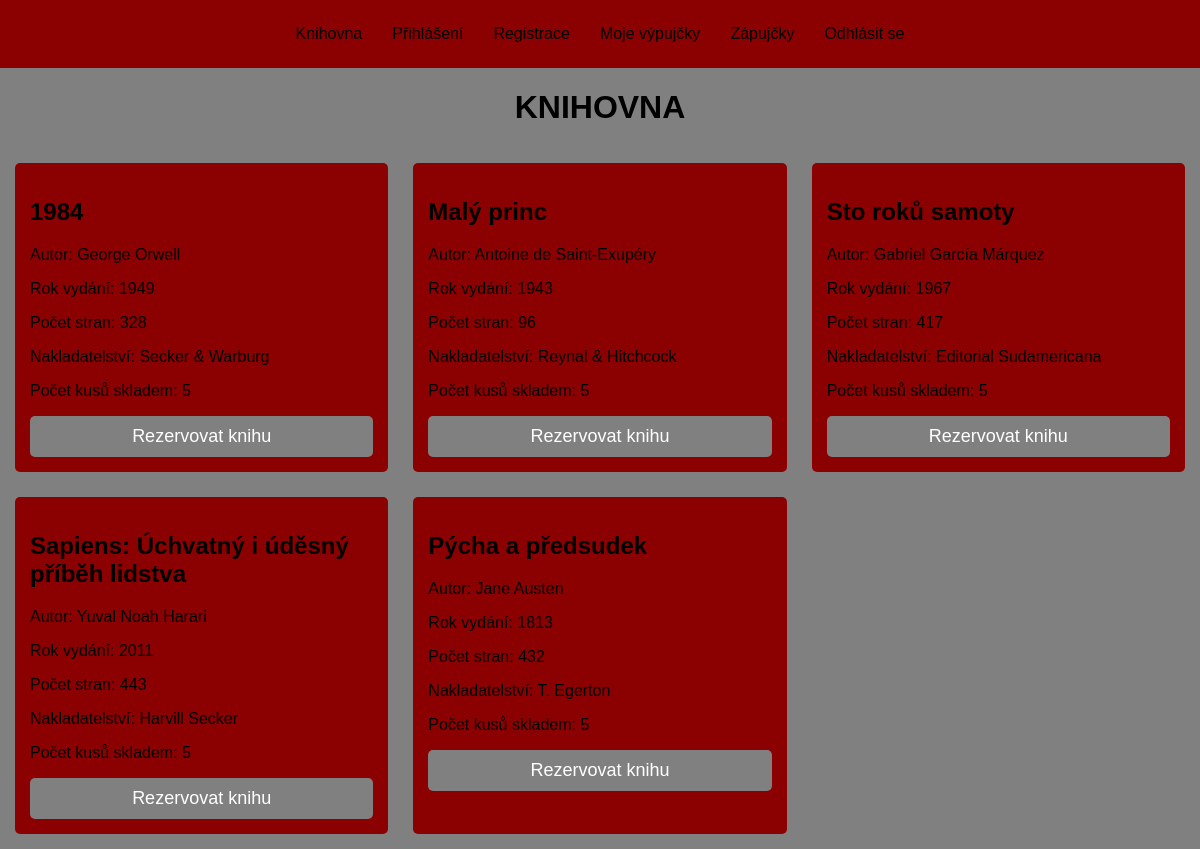
The page / on the database its author committed.
### tables this page shows
CREATE TABLE knihy (
    id INT AUTO_INCREMENT PRIMARY KEY,
    nazev VARCHAR(200) NOT NULL,
    autor VARCHAR(100) NOT NULL,
    datum_vydani VARCHAR(4) NOT NULL,
    pocet_stran INT NOT NULL,
    nakladatelstvi VARCHAR(200) NOT NULL,
    pocet_kusu INT DEFAULT 5,
    dostupnost BOOLEAN DEFAULT TRUE
);

### index.php (the view, shortened to what this page needs)
<?php
require 'db.php';
?>
<!DOCTYPE html>
<html lang="en">
<head>
    <link rel="stylesheet" href="css/styles.css">
</head>
<body>
<?php
require_once "layout/header.php";
?>
<h1>KNIHOVNA</h1>
<?php
$sql = "SELECT id, nazev, autor, datum_vydani, pocet_stran, nakladatelstvi, pocet_kusu FROM knihy";
$sqlstat = mysqli_query($conn, $sql);
if ($sqlstat && mysqli_num_rows($sqlstat) > 0) {
    echo "<div class='knihy_container'>";
    while ($row = mysqli_fetch_assoc($sqlstat)) {
        echo "<div class='knihy'>";
        echo "<h2>" . $row['nazev'] . "</h2>";
        echo "<p>Autor: " . $row['autor'] . "</p>";
        echo "<p>Rok vydání: " . $row['datum_vydani'] . "</p>";
        echo "<p>Počet stran: " . $row['pocet_stran'] . "</p>";
        echo "<p>Nakladatelství: " . $row['nakladatelstvi'] . "</p>";
        echo "<p>Počet kusů skladem: " . $row['pocet_kusu'] . "</p>";
        echo "<form action='index.php' method='POST'>";
        echo "<input type='submit' name='borrow_bk' value='Rezervovat knihu'>";
        echo "</form>";
        echo "</div>";
    }
    echo "</div>";
}
?>
</body>
</html>

### layout/header.php (shortened to what this page needs)
<!DOCTYPE html>
<html lang="en">
<head>
    <link rel="stylesheet" href="css/styles.css">
</head>
<body>
<nav class="menu">
<ul>
<span><li><a href="index.php">Knihovna</a></li></span>
<span><li><a href="login.php">Přihlášení</a></li></span>
<span><li><a href="reg.php">Registrace</a></li></span>
<span><li><a href="borrow.php">Moje výpujčky</a></li></span>
<span><li><a href="admin.php">Zápujčky</a></li></span>
<span><li><a href="logout.php">Odhlásit se</a></li></span>
</ul>
</nav>
</body>
</html>

### css/styles.css (style rules this page uses)
body { background-color: gray; font-family: Arial, sans-serif; margin: 0; display: flex; text-align: center; flex-direction: column; align-items: center; }
.menu { width: 100%; }
.menu ul { background-color: darkred; padding: 10px; margin: 0; display: flex; justify-content: center; list-style: none; }
.menu span a { color: black; text-align: center; display: block; padding: 15px; text-decoration: none; }
.knihy_container { display: grid; grid-template-columns: repeat(3, 1fr); gap: 25px; margin: auto; padding: 15px; }
.knihy { background-color: darkred; border: 2px black; border-radius: 5px; text-align: left; padding: 15px; }
input[type="submit"] { width: 100%; padding: 10px; background: gray; color: white; border: none; border-radius: 5px; font-size: 18px; cursor: pointer; transition: 0.3s; }
a { color: red; text-decoration: none; }

### rows shown on the page
knihy: nazev "1984", autor "George Orwell", datum_vydani "1949", pocet_stran "328", nakladatelstvi "Secker & Warburg", pocet_kusu "5"
knihy: nazev "Malý princ", autor "Antoine de Saint-Exupéry", datum_vydani "1943", pocet_stran "96", nakladatelstvi "Reynal & Hitchcock", pocet_kusu "5"
knihy: nazev "Sto roků samoty", autor "Gabriel García Márquez", datum_vydani "1967", pocet_stran "417", nakladatelstvi "Editorial Sudamericana", pocet_kusu "5"
knihy: nazev "Sapiens: Úchvatný i úděsný příběh lidstva", autor "Yuval Noah Harari", datum_vydani "2011", pocet_stran "443", nakladatelstvi "Harvill Secker", pocet_kusu "5"
knihy: nazev "Pýcha a předsudek", autor "Jane Austen", datum_vydani "1813", pocet_stran "432", nakladatelstvi "T. Egerton", pocet_kusu "5"
